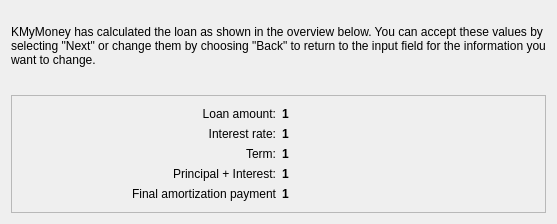
<?xml version="1.0" encoding="UTF-8"?>
<ui version="4.0">
 <class>CalculationOverviewWizardPage</class>
 <widget class="QWizardPage" name="CalculationOverviewWizardPage">
  <attribute name="title">
    <string>Calculation Overview</string>
  </attribute>
  <layout class="QVBoxLayout">
    <property name="margin">
      <number>11</number>
    </property>
    <property name="spacing">
      <number>6</number>
    </property>
    <item>
      <widget class="QLabel" name="TextLabel18_2">
        <property name="text">
          <string>
KMyMoney has calculated the loan as shown in the overview below. You can accept these values by selecting &quot;Next&quot; or change them by choosing &quot;Back&quot; to return to the input field for the information you want to change.</string>
        </property>
        <property name="alignment">
          <set>Qt::AlignTop</set>
        </property>
        <property name="wordWrap">
          <bool>true</bool>
        </property>
      </widget>
    </item>
    <item>
      <spacer name="Spacer79">
        <property name="sizeHint">
          <size>
            <width>0</width>
            <height>22</height>
          </size>
        </property>
        <property name="sizeType">
          <enum>QSizePolicy::Expanding</enum>
        </property>
        <property name="orientation">
          <enum>Qt::Vertical</enum>
        </property>
      </spacer>
    </item>
    <item>
      <widget class="QFrame" name="Frame3_2_2_2_2_2">
        <property name="frameShape">
          <enum>QFrame::StyledPanel</enum>
        </property>
        <property name="frameShadow">
          <enum>QFrame::Raised</enum>
        </property>
        <layout class="QGridLayout">
          <property name="margin">
            <number>11</number>
          </property>
          <property name="spacing">
            <number>6</number>
          </property>
          <item row="0" column="0">
            <widget class="QLabel" name="TextLabel6_3_2_2_2_2">
              <property name="text">
                <string>Loan amount:</string>
              </property>
              <property name="alignment">
                <set>Qt::AlignVCenter|Qt::AlignRight</set>
              </property>
              <property name="wordWrap">
                <bool>true</bool>
              </property>
            </widget>
          </item>
          <item row="1" column="0">
            <widget class="QLabel" name="TextLabel8_3_2_2_2_2">
              <property name="text">
                <string>Interest rate:</string>
              </property>
              <property name="alignment">
                <set>Qt::AlignVCenter|Qt::AlignRight</set>
              </property>
              <property name="wordWrap">
                <bool>false</bool>
              </property>
            </widget>
          </item>
          <item row="2" column="0">
            <widget class="QLabel" name="TextLabel9_2_2_2_2_2">
              <property name="text">
                <string>Term:</string>
              </property>
              <property name="alignment">
                <set>Qt::AlignVCenter|Qt::AlignRight</set>
              </property>
              <property name="wordWrap">
                <bool>false</bool>
              </property>
            </widget>
          </item>
          <item row="3" column="0">
            <widget class="QLabel" name="TextLabel10_2_2_2_2_2">
              <property name="text">
                <string>Principal + Interest:</string>
              </property>
              <property name="alignment">
                <set>Qt::AlignVCenter|Qt::AlignRight</set>
              </property>
              <property name="wordWrap">
                <bool>false</bool>
              </property>
            </widget>
          </item>
          <item row="4" column="0">
            <widget class="QLabel" name="TextLabel11_3_2_2_2_2">
              <property name="text">
                <string>Final amortization payment</string>
              </property>
              <property name="alignment">
                <set>Qt::AlignVCenter|Qt::AlignRight</set>
              </property>
              <property name="wordWrap">
                <bool>false</bool>
              </property>
            </widget>
          </item>
          <item row="0" column="1">
            <widget class="QLabel" name="m_loanAmount6">
              <property name="font">
                <font>
                  <bold>true</bold>
                </font>
              </property>
              <property name="text">
                <string>1</string>
              </property>
              <property name="textFormat">
                <enum>Qt::PlainText</enum>
              </property>
              <property name="wordWrap">
                <bool>false</bool>
              </property>
            </widget>
          </item>
          <item row="1" column="1">
            <widget class="QLabel" name="m_interestRate6">
              <property name="font">
                <font>
                  <bold>true</bold>
                </font>
              </property>
              <property name="text">
                <string>1</string>
              </property>
              <property name="textFormat">
                <enum>Qt::PlainText</enum>
              </property>
              <property name="wordWrap">
                <bool>false</bool>
              </property>
            </widget>
          </item>
          <item row="2" column="1">
            <widget class="QLabel" name="m_duration6">
              <property name="font">
                <font>
                  <bold>true</bold>
                </font>
              </property>
              <property name="text">
                <string>1</string>
              </property>
              <property name="textFormat">
                <enum>Qt::PlainText</enum>
              </property>
              <property name="wordWrap">
                <bool>false</bool>
              </property>
            </widget>
          </item>
          <item row="3" column="1">
            <widget class="QLabel" name="m_payment6">
              <property name="font">
                <font>
                  <bold>true</bold>
                </font>
              </property>
              <property name="text">
                <string>1</string>
              </property>
              <property name="textFormat">
                <enum>Qt::PlainText</enum>
              </property>
              <property name="wordWrap">
                <bool>false</bool>
              </property>
            </widget>
          </item>
          <item row="4" column="1">
            <widget class="QLabel" name="m_balloon6">
              <property name="font">
                <font>
                  <bold>true</bold>
                </font>
              </property>
              <property name="text">
                <string>1</string>
              </property>
              <property name="textFormat">
                <enum>Qt::PlainText</enum>
              </property>
              <property name="wordWrap">
                <bool>false</bool>
              </property>
            </widget>
          </item>
        </layout>
      </widget>
    </item>
  </layout>
 </widget>
 <resources/>
 <connections/>
 <customwidgets>
 </customwidgets>
 <tabstops>
 </tabstops>
</ui>
